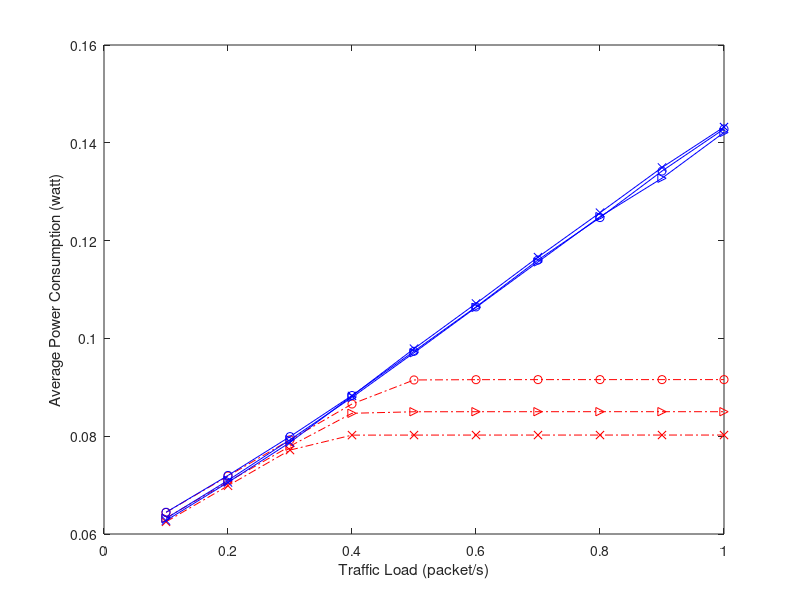

Reproduce this figure in MATLAB. (Note: this script raises an error after producing the figure.)
% Plot AEC: average energy consumption per node per second, chain topology, from 1hop - 10 hops
% \xi = 14, 17, 20, traffic load: 0.1:0.1:1
% PRI-basic, PRI-ASM (adaptive schedule maintaince)
basic_14=[0.064414698	0.071854441	0.079252345	0.086586233	0.091500086	0.091560816	0.091570628	0.091572886	0.091571888	0.09157339];
asm_14=[0.064434301	0.071977964	0.079918602	0.088317955	0.097362364	0.106440282	0.116036096	0.124707023	0.134221464	0.142823906];
basic_17=[0.063260423	0.070664948	0.077967243	0.084686769	0.084996097	0.085007562	0.085010509	0.085012651	0.08501232	0.085008276];
asm_17=[0.063169745	0.070964152	0.079274165	0.087936705	0.097058077	0.106337795	0.115633315	0.124892301	0.132756105	0.142113678];
basic_20=[0.062490362	0.069863336	0.077164319	0.080222105	0.080229672	0.080234291	0.080235287	0.080236095	0.080239265	0.080236069];
asm_20=[0.062749613	0.070552084	0.078725262	0.088232787	0.097889989	0.107136347	0.116622552	0.125704649	0.134948702	0.143228109];

figure;
hold off;
arrival_rate=0.1:0.1:1;
plot(arrival_rate,basic_14,'ro-.');
hold on;
plot(arrival_rate,basic_17,'r>-.');
plot(arrival_rate,basic_20,'rx-.');


plot(arrival_rate,asm_14,'bo-');
plot(arrival_rate,asm_17,'b>-');
plot(arrival_rate,asm_20,'bx-');

% set(gca,'XTick',0.05:0.05:0.5);
% set(gca,'XTickLabel',0.05:0.05:0.5);
%set(gca,'Xdir','reverse')
% axis([0.05 0.5 0.054 0.061]);
xlabel('Traffic Load (packet/s)');
ylabel('Average Power Consumption (watt)');
legend('PRI-basic, {{\it{\xi}} = 14}','PRI-basic, {{\it{\xi}} = 17}','PRI-basic, {{\it{\xi}} = 20}', ...
    'PRI-ASM, {{\it{\xi}} = 14}','PRI-ASM, {{\it{\xi}} = 17}','PRI-ASM, {{\it{\xi}} = 20}',2);
% grid on;